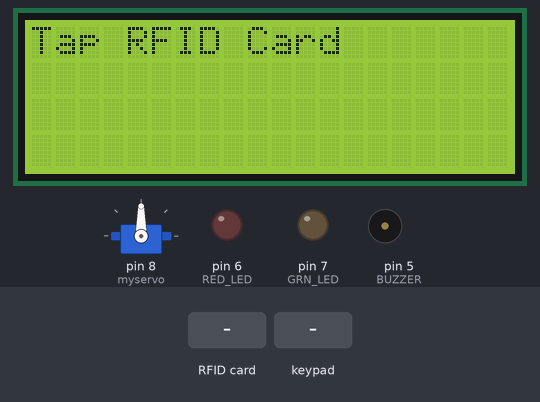
Bench run of a sketch on a simulated Arduino Uno, built with avr-gcc and run on an emulated ATmega328P. Shown: servo, 20×4 character LCD, output pins drawn as LEDs (lit = HIGH), buzzer (waves = sounding, pin HIGH). The inputs (shaded band) are chosen by the test bench. Pins used as bus, display or sensor lines are not drawn; what the sketch prints to the serial monitor is not drawn.

Above: at 1.3 s.
1.4 s: RFID card F4 53 9E 22 held to the reader
At 3.5 s:
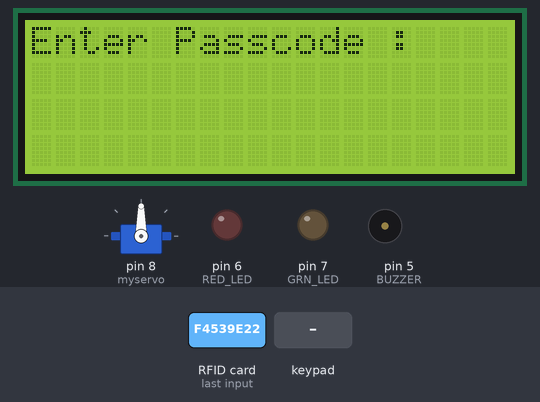
4.4 s: keypad keys 1 2 3 4 pressed 0.4 s apart
At 7.3 s:
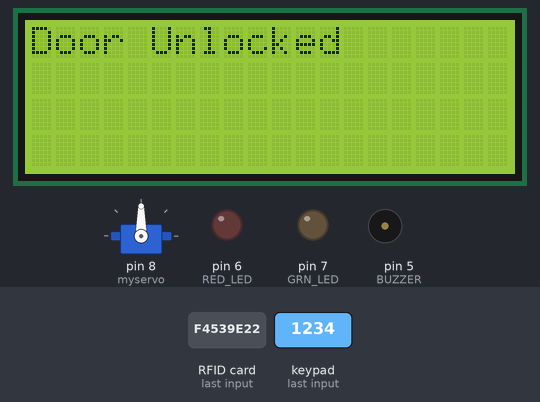
7.5 s: RFID card 5E 7A 19 C4 held to the reader
At 9.1 s:
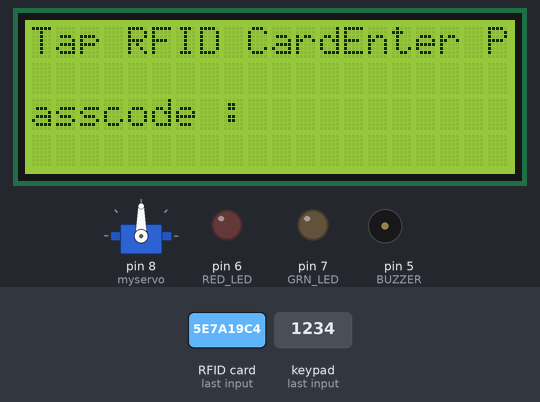
9.4 s: key 'A' pressed
At 10.1 s:
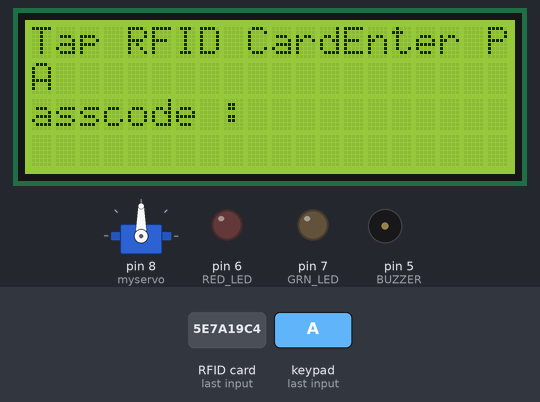
11.1 s: keypad keys 0 2 3 4 pressed 0.4 s apart
At 13.8 s:
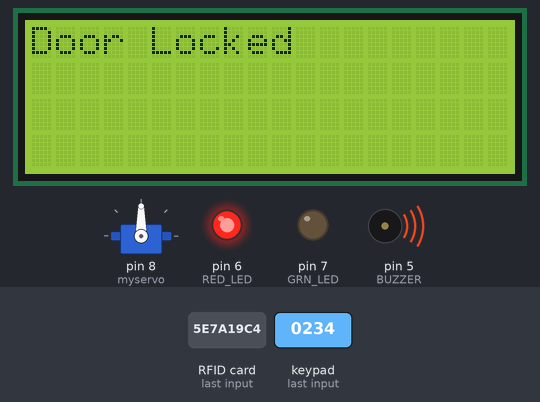
15.7 s: RFID card 5E 7A 19 C4 held to the reader
At 15.9 s:
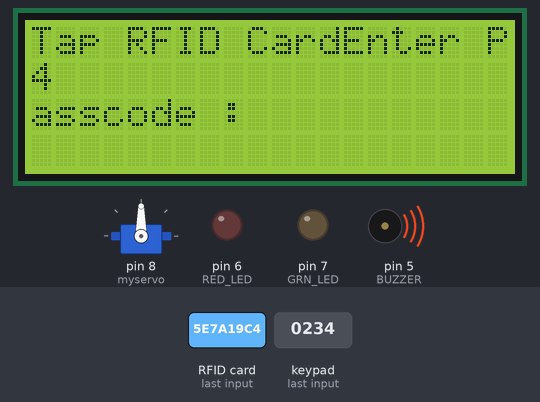
Timing chart, 0 to 18.5 s (numbered marks = the images above; inputs shaded):
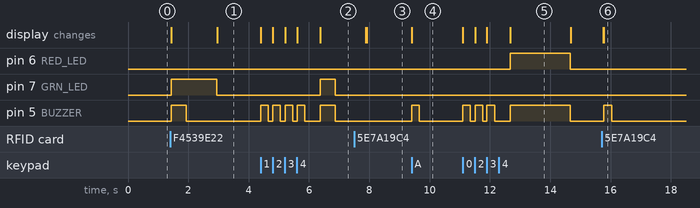

Measured:
- after the input at 1.4 s, pin 7 (GRN_LED): LOW → HIGH at once, → LOW 1.5 s later; pin 5 (BUZZER): LOW → HIGH at once, → LOW 0.50 s later; the display: first changes at once (image 1 shows a later state)
- after the input at 4.4 s, pin 7 (GRN_LED): LOW → HIGH after 2.0 s, → LOW 0.50 s later; pin 5 (BUZZER): goes 3 × (HIGH 0.25 s, LOW 0.14 s), HIGH 0.25 s, LOW 0.52 s, HIGH 0.50 s, then LOW, starting at once; the display: first changes at once (image 2 shows a later state)
- after the input at 7.5 s, the display: first differs from a run without the input after 0.41 s (image 3)
- after the input at 9.4 s, pin 5 (BUZZER): LOW → HIGH at once, → LOW 0.25 s later; the display: changes at once (image 4)
- after the input at 11.1 s, pin 6 (RED_LED): LOW → HIGH after 1.6 s, → LOW 2.0 s later; pin 5 (BUZZER): LOW → HIGH at once, → LOW 0.25 s later, → HIGH 0.15 s later, → LOW 0.25 s later, … (8 changes in this stretch); the display: first changes at once (image 5 shows a later state)
- after the input at 15.7 s, pin 5 (BUZZER): LOW → HIGH after 0.08 s, → LOW 0.25 s later; the display: first changes after 0.06 s (image 6 shows a later state)
- what the display in image 5 shows lasts 2.0 s, from 12.7 s to 14.7 s

The sketch:

rfid_test2.ino
```cpp
/*
//WITHOUT LED
#include "SPI.h"
#include "MFRC522.h"

#define SS_PIN 10
#define RST_PIN 9
#define SP_PIN 8

MFRC522 rfid(SS_PIN, RST_PIN);

MFRC522::MIFARE_Key key;

void setup() {
  Serial.begin(9600);
  SPI.begin();
  rfid.PCD_Init();
}

void loop() {
  if (!rfid.PICC_IsNewCardPresent() || !rfid.PICC_ReadCardSerial())
    return;

  // Serial.print(F("PICC type: "));
  MFRC522::PICC_Type piccType = rfid.PICC_GetType(rfid.uid.sak);
  // Serial.println(rfid.PICC_GetTypeName(piccType));

  // Check is the PICC of Classic MIFARE type
  if (piccType != MFRC522::PICC_TYPE_MIFARE_MINI &&
    piccType != MFRC522::PICC_TYPE_MIFARE_1K &&
    piccType != MFRC522::PICC_TYPE_MIFARE_4K) {
    Serial.println(F("Your tag is not of type MIFARE Classic."));
    return;
  }

  String strID = "";
  for (byte i = 0; i < 4; i++) {
    strID +=
    (rfid.uid.uidByte[i] < 0x10 ? "0" : "") +
    String(rfid.uid.uidByte[i], HEX) +
    (i!=3 ? ":" : "");
  }
  strID.toUpperCase();

  // เมื่อถึงส่วนนี้ ตัวแปร strID จะเก็บค่า UID ของแท็กไว้แล้ว
  // สามารถนำไปใช้งานได้เลย เช่น นำไปเข้า IF เพื่อให้หลอด
  // LED ติดสว่าง หรือดับได้
  Serial.print("Tap card key: ");
  Serial.println(strID);

  rfid.PICC_HaltA();
  rfid.PCD_StopCrypto1();
}


//เมื่ออัพโหลดเสร็จแล้ว เปิด Serial Moniter ขึ้นมา ตั้ง Baud rate ไว้ที่ 9600 ลองนำแท็กทั้ง 2 อันมาแตะ จะให้ค่า UID ที่ต่างกันออกมา


//ค่า UID นี้ (หรือ key) จะถูกเก็บไว้ในตัวแปร strID ซึ่งจะใช้งานได้หลังบรรทัดที่ 41 ลงมา ตัวอย่างโค้ดด้านล่างนี้เป็นการประยุกต์นำแท็ก RFID มาควบคุมกับติดดับของหลอด LED
*/
#include<Keypad.h>
#include <SPI.h>
#include <MFRC522.h>
#include <Servo.h>
#include <Wire.h> // Library for I2C communication
#include <LiquidCrystal_I2C.h> // Library for LCD

#define GRN_LED 7
#define RED_LED 6

// defining how many rows and columns our keypad have
const byte rows = 4;
const byte columns = 4;

// Keypad pin map
char hexaKeys[rows][columns] = {
  {'1', '2', '3', 'A'},
  {'4', '5', '6', 'B'},
  {'7', '8', '9', 'C'},
  {'*', '0', '#', 'D'}
};

// Initializing pins for keypad
byte row_pins[rows] = {0,2,3,4};
byte column_pins[columns] = {A3, A2, A1};
//char initial_password[4] = {'0', '1', '2'};  // Variable to store initial password
//char initial_password = "012*";
//String initial_password = "^def";
char passcode[4];
char validate[4]="1234";
char key_pressed1;
  char key_pressed2;
  char key_pressed3;
  char key_pressed4;
  char key_pressed;

  char pass1='1';
  char pass2='2';
  char pass3='4';
  char pass4='5';
  int flag=0;
  int i=0;


// Create instance for keypad
Keypad keypad_key = Keypad( makeKeymap(hexaKeys), row_pins, column_pins, rows, columns);

#define SS_PIN 10
#define RST_PIN 9
#define SP_PIN 8
#define GRN_LED 7
#define RED_LED 6
//#define BUZZER 5
int BUZZER=5;

LiquidCrystal_I2C lcd = LiquidCrystal_I2C(0x27, 20, 4); // Change to (0x27,16,2) for 16x2 LCD.
Servo myservo;  // create servo object to control a servo

int potpin = A0;  // analog pin used to connect the potentiometer
int val;
MFRC522 rfid(SS_PIN, RST_PIN);

MFRC522::MIFARE_Key key;

void setup() {
    Serial.begin(9600);
    SPI.begin();
    rfid.PCD_Init();
    pinMode(GRN_LED, OUTPUT);
    pinMode(RED_LED, OUTPUT);
    pinMode(BUZZER,OUTPUT);
    myservo.attach(8);
    lcd.begin();
    lcd.backlight();

}

void loop() {


    lcd.setCursor(0,0);
    lcd.print("Tap RFID Card");


  if (!rfid.PICC_IsNewCardPresent() || !rfid.PICC_ReadCardSerial())
    return;

  // Serial.print(F("PICC type: "));
  MFRC522::PICC_Type piccType = rfid.PICC_GetType(rfid.uid.sak);
  // Serial.println(rfid.PICC_GetTypeName(piccType));

  // Check is the PICC of Classic MIFARE type
  if (piccType != MFRC522::PICC_TYPE_MIFARE_MINI &&
    piccType != MFRC522::PICC_TYPE_MIFARE_1K &&
    piccType != MFRC522::PICC_TYPE_MIFARE_4K) {
    Serial.println(F("Your tag is not of type MIFARE Classic."));
    Serial.println("Door locked");

    lcd.setCursor(0, 0); // Set the cursor on the first column and first row.
    lcd.print("Invalid type");
    lcd.setCursor(0, 1); //Set the cursor on the first column and the second row (counting starts at 0!).
    lcd.print("Door locked");
    //return;
    digitalWrite(RED_LED, HIGH);
    digitalWrite(BUZZER, HIGH);
    delay(2000);
    digitalWrite(RED_LED, LOW);
    digitalWrite(BUZZER, LOW);
    lcd.clear();
    return;
  }

  String strID = "";
  for (byte i = 0; i < 4; i++) {
    strID +=
    (rfid.uid.uidByte[i] < 0x10 ? "0" : "") +
    String(rfid.uid.uidByte[i], HEX) +
    (i!=3 ? ":" : "");
  }
  strID.toUpperCase();

  Serial.print("Tap card key: ");
  Serial.println(strID);


if(strID.indexOf("F4:53:9E:22")>=0){

      lcd.clear();
      lcd.setCursor(0, 0);
      lcd.print("RFID Accepted");
      digitalWrite(GRN_LED, HIGH);
      digitalWrite(BUZZER, HIGH);
      delay(500);
      digitalWrite(BUZZER, LOW);
      delay(1000);
      lcd.clear();
      digitalWrite(GRN_LED, LOW);


      flag=1;
}

if(flag==1){
   lcd.print("Enter Passcode : ");
   lcd.setCursor(0,1);
   Serial.print("Enter Passcode:\n");
   key_pressed1 = keypad_key.waitForKey();
   passcode[0]=key_pressed1;
   Serial.print(key_pressed1);
   lcd.print(key_pressed1);
   digitalWrite(BUZZER, HIGH);
   delay(250);
   digitalWrite(BUZZER, LOW);
   i++;
   key_pressed2 = keypad_key.waitForKey();
   passcode[1]=key_pressed2;
   Serial.print(key_pressed2);
   lcd.print(key_pressed2);
   digitalWrite(BUZZER, HIGH);
   delay(250);
   digitalWrite(BUZZER, LOW);
   i++;
   key_pressed3 = keypad_key.waitForKey();
   passcode[2]=key_pressed3;
   Serial.print(key_pressed3);
   lcd.print(key_pressed3);
   digitalWrite(BUZZER, HIGH);
   delay(250);
   digitalWrite(BUZZER, LOW);
   i++;
   key_pressed4 = keypad_key.waitForKey();
   passcode[3]=key_pressed4;
   Serial.print(key_pressed4);
   lcd.print(key_pressed4);
   digitalWrite(BUZZER, HIGH);
   delay(250);
   digitalWrite(BUZZER, LOW);
   i++;


}

if(i%4==0){
    delay(500);
    lcd.clear();
    if(!strncmp(validate,passcode,4)){

  Serial.println("\nDoor Unlocked");
  flag=1;
  lcd.setCursor(0, 0); // Set the cursor on the first column and first row.
  lcd.print("Door Unlocked");
  digitalWrite(GRN_LED, HIGH);
  digitalWrite(BUZZER, HIGH);

  val = analogRead(potpin);            // reads the value of the potentiometer (value between 0 and 1023)
  val = map(val, 0, 1023, 0, 180);     // scale it to use it with the servo (value between 0 and 180)
  myservo.write(val);                  // sets the servo position according to the scaled value
  //sdelay(15);

  delay(500);
  digitalWrite(GRN_LED, LOW);
  digitalWrite(BUZZER, LOW);
  delay(1000);
  lcd.clear();
  //digitalWrite(RED_LED, LOW);
  }
  else{
    //digitalWrite(GRN_LED, LOW);
    flag=1;
    lcd.print("Door Locked");
    digitalWrite(RED_LED, HIGH);
    digitalWrite(BUZZER, HIGH);


    delay(2000);
    digitalWrite(RED_LED, LOW);
    digitalWrite(BUZZER, LOW);

  }

  }

  rfid.PICC_HaltA();
  rfid.PCD_StopCrypto1();

}
```
